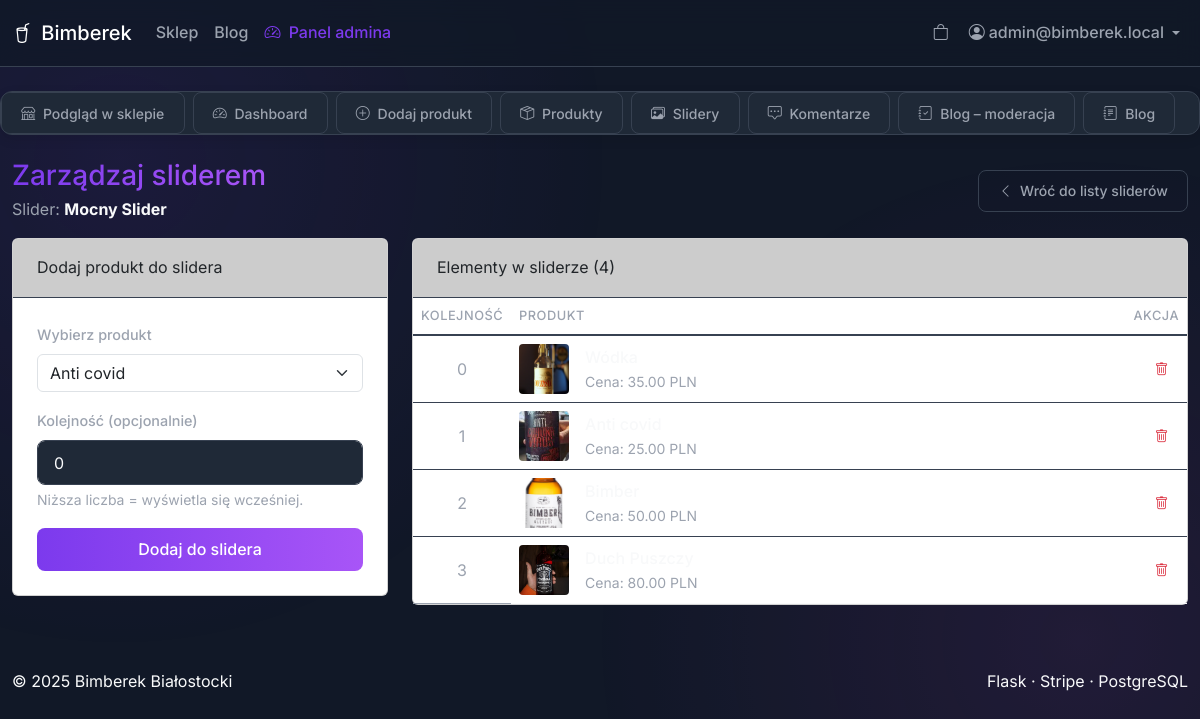
The page /admin/sliders/1 (signed in) on the database its author committed.
### app/models.py (models this page shows, shortened)
class User(db.Model, UserMixin):
    __tablename__ = "users"
    id = db.Column(db.Integer, primary_key=True)
    email = db.Column(db.String(120), unique=True, nullable=False)
    password_hash = db.Column(db.String(128), nullable=False)
    role = db.Column(db.String(20), default="user")  # user, moderator, admin
    google_id = db.Column(db.String(100), nullable=True)
    facebook_id = db.Column(db.String(100), nullable=True)
    theme_id = db.Column(db.Integer, db.ForeignKey("themes.id"), nullable=True)
    rank = db.Column(db.String(50), nullable=True)
    theme = db.relationship("Theme", back_populates="users")
    orders = db.relationship("Order", back_populates="user", lazy=True)

class Slider(db.Model):
    __tablename__ = "sliders"
    id = db.Column(db.Integer, primary_key=True)
    name = db.Column(db.String(100), nullable=False, unique=True)
    is_active = db.Column(db.Boolean, default=False)
    items = db.relationship(
        "SliderItem",
        back_populates="slider",
        lazy=True,
        cascade="all, delete-orphan",
        order_by="SliderItem.order_index.asc()",
    )

class SliderItem(db.Model):
    __tablename__ = "slider_items"
    id = db.Column(db.Integer, primary_key=True)
    slider_id = db.Column(db.Integer, db.ForeignKey("sliders.id"), nullable=False)
    product_id = db.Column(db.Integer, db.ForeignKey("products.id"), nullable=True)
    media_id = db.Column(db.Integer, db.ForeignKey("media.id"), nullable=True)
    order_index = db.Column(db.Integer, nullable=False, default=0)
    caption = db.Column(db.String(255), nullable=True)
    slider = db.relationship("Slider", back_populates="items")
    product = db.relationship("Product", back_populates="slider_items")
    media = db.relationship("Media", back_populates="slider_items")
    __table_args__ = (
        db.UniqueConstraint("slider_id", "order_index", name="uq_slider_order"),
    )

class Product(db.Model):
    __tablename__ = "products"
    id = db.Column(db.Integer, primary_key=True)
    name = db.Column(db.String(200), nullable=False)
    description_html = db.Column(db.Text, nullable=True)
    price = db.Column(db.Numeric(10, 2), nullable=False)
    category_id = db.Column(db.Integer, db.ForeignKey("categories.id"), nullable=True)
    image_filename = db.Column(db.String(200), nullable=True)
    stock = db.Column(db.Integer, nullable=False, default=0, server_default="0")
    category = db.relationship("Category", back_populates="products")
    comments = db.relationship("Comment", back_populates="product", lazy=True)
    slider_items = db.relationship("SliderItem", back_populates="product", lazy=True)

### app/admin/routes.py (the view, shortened to what this page needs)
@admin_bp.route("/sliders/<int:slider_id>", methods=["GET", "POST"])
@login_required
def slider_detail(slider_id: int):
    if not admin_required():
        flash("Brak uprawnień do panelu administratora.", "danger")
        return redirect(url_for("shop.index"))
    slider = Slider.query.get_or_404(slider_id)
    form = AddSliderItemForm() # Formularz z forms.py
    items_in_slider = slider.items
    return render_template(
        "admin/slider_detail.html",
        slider=slider,
        items_in_slider=items_in_slider,
        form=form
    )

### app/admin/forms.py
class AddSliderItemForm(FlaskForm):
    product_id = SelectField(
        "Wybierz produkt",
        coerce=int,
        validators=[DataRequired(message="Musisz wybrać produkt.")]
    )
    order_index = IntegerField(
        "Kolejność (opcjonalnie)",
        default=0,
        validators=[Optional(), NumberRange(min=0)]
    )
    submit = SubmitField("Dodaj do slidera")
    def __init__(self, *args, **kwargs):
        super().__init__(*args, **kwargs)
        try:
            from app.models import Product
            products = Product.query.order_by(Product.name).all()
            self.product_id.choices = [(p.id, p.name) for p in products]
        except Exception:
            self.product_id.choices = []

### app/admin/routes.py (called while the page is built)
def admin_required() -> bool:
    if not current_user.is_authenticated:
        return False
    if getattr(current_user, "is_admin", False):
        return True
    if getattr(current_user, "role", None) == "admin":
        return True
    return False

### app/admin/templates/admin/slider_detail.html (shortened to what this page needs)
{% extends "base.html" %}
{% block content %}
{% include "admin/_toolbar.html" %}
<div class="container my-4">
  <div class="d-flex justify-content-between align-items-center mb-3">
    <div>
      <h1 class="h3 mb-1">Zarządzaj sliderem</h1>
      <p class="muted mb-0">
        Slider: <strong class="text-light">{{ slider.name }}</strong>
      </p>
    </div>
    <a href="{{ url_for('admin.sliders') }}" class="btn btn-outline-light btn-sm">
      <i class="bi bi-chevron-left me-1"></i> Wróć do listy sliderów
    </a>
  </div>
  <div class="row g-4">
    <div class="col-lg-4">
      <div class="card">
        <div class="card-header">
          Dodaj produkt do slidera
        </div>
        <div class="card-body">
          <form method="POST" action="{{ url_for('admin.slider_detail', slider_id=slider.id) }}">
            <div class="mb-3">
              {{ form.product_id.label(class="form-label") }}
              {{ form.product_id(class="form-select" + (" is-invalid" if form.product_id.errors else "")) }}
            </div>
            <div class="mb-3">
              {{ form.order_index.label(class="form-label") }}
              {{ form.order_index(class="form-control" + (" is-invalid" if form.order_index.errors else "")) }}
              <div class="form-text muted">Niższa liczba = wyświetla się wcześniej.</div>
            </div>
            <div class="d-grid">
              {{ form.submit(class="btn btn-primary") }}
            </div>
          </form>
        </div>
      </div>
    </div>
    <div class="col-lg-8">
      <div class="card">
        <div class="card-header">
          Elementy w sliderze ({{ items_in_slider|length }})
        </div>
        <div class="card-body p-0">
          <table class="table table-hover mb-0 align-middle">
            <thead>
              <tr>
                <th style="width: 80px;">Kolejność</th>
                <th>Produkt</th>
                <th style="width: 100px;" class="text-end">Akcja</th>
              </tr>
            </thead>
            <tbody>
              {% for item in items_in_slider %}
              <tr>
                <td class="muted text-center">{{ item.order_index }}</td>
                <td>
                  <div class="d-flex align-items-center gap-3">
                    {% if item.product and item.product.image_filename %}
                      <img src="{{ url_for('static', filename='images/products/' ~ item.product.image_filename) }}" alt="" style="width: 50px; height: 50px; object-fit: cover; border-radius: 4px;">
                    {% else %}
                      <img src="https://placehold.co/50x50/020617/374151?text=?" alt="" style="width: 50px; height: 50px; object-fit: cover; border-radius: 4px;">
                    {% endif %}
                    <div>
                      <a href="{{ url_for('admin.product_detail', product_id=item.product_id) }}" class="text-light text-decoration-none">
                      </a>
                      <div class="small muted">
                        Cena: {{ "%.2f"|format(item.product.price) }} PLN
                      </div>
                    </div>
                  </div>
                </td>
                <td class="text-end">
                  <form action="{{ url_for('admin.remove_slider_item', item_id=item.id) }}" method="POST" onsubmit="return confirm('Usunąć ten produkt ze slidera?');">
                    <button type="submit" class="btn btn-sm btn-outline-danger">
                      <i class="bi bi-trash"></i>
                    </button>
                  </form>
                </td>
              </tr>
              {% else %}
              <tr>
                <td colspan="3" class="text-center py-4 muted">
                  Brak produktów w tym sliderze. Dodaj je po lewej.
                </td>
              </tr>
              {% endfor %}
            </tbody>
          </table>
        </div>
      </div>
    </div>
  </div>
</div>
{% endblock %}

### app/templates/base.html (shortened to what this page needs)
<!doctype html>
<html lang="pl">
<head>
  <link href="https://cdn.jsdelivr.net/npm/bootstrap@5.3.3/dist/css/bootstrap.min.css" rel="stylesheet">
  <link rel="stylesheet" href="https://cdn.jsdelivr.net/npm/bootstrap-icons@1.11.3/font/bootstrap-icons.css">
  <link rel="stylesheet" href="{{ url_for('static', filename='css/style.css') }}">
</head>
<body class="{% if request.endpoint and request.endpoint.startswith('admin.') %}admin-page{% endif %}">
<nav class="navbar navbar-expand-lg navbar-dark sticky-top">
  <div class="container">
    <a class="navbar-brand" href="{{ url_for('shop.index') }}">
      <i class="bi bi-cup-straw me-1"></i> Bimberek
    </a>
    <div class="collapse navbar-collapse" id="mainNav">
      <ul class="navbar-nav me-auto mb-2 mb-lg-0">
        <li class="nav-item">
          <a class="nav-link{% if request.endpoint and request.endpoint.startswith('shop.') %} active{% endif %}"
             href="{{ url_for('shop.index') }}">Sklep</a>
        </li>
        <li class="nav-item">
          <a class="nav-link{% if request.endpoint and request.endpoint.startswith('blog.') %} active{% endif %}"
             href="{{ url_for('blog.post_list') }}">Blog</a>
        </li>
        {% set is_admin = (current_user.is_authenticated and ((current_user.role == 'admin') if current_user.role is defined else false) or (current_user.is_admin if current_user.is_admin is defined else false)) %}
        {% if is_admin %}
        <li class="nav-item">
          <a class="nav-link{% if request.endpoint and request.endpoint.startswith('admin.') %} active{% endif %}"
             href="{{ url_for('admin.dashboard') }}">
            <i class="bi bi-speedometer2 me-1"></i> Panel admina
          </a>
        </li>
        {% endif %}
      </ul>
      <ul class="navbar-nav ms-auto mb-2 mb-lg-0 align-items-lg-center">
        <li class="nav-item me-1">
          <a class="nav-link" href="{{ url_for('shop.cart_view') }}" title="Koszyk">
            <i class="bi bi-bag"></i>
          </a>
        </li>
        {% if current_user.is_authenticated %}
          <li class="nav-item dropdown">
            <a class="nav-link dropdown-toggle d-flex align-items-center gap-1" href="#" role="button" data-bs-toggle="dropdown">
              <i class="bi bi-person-circle"></i>
              <span class="d-none d-lg-inline">{{ current_user.email }}</span>
            </a>
          </li>
        {% else %}
          <li class="nav-item">
            <a class="btn btn-sm btn-outline-light" href="{{ url_for('auth.login') }}">Zaloguj</a>
          </li>
        {% endif %}
      </ul>
    </div>
  </div>
</nav>
<main class="mt-4">
  {% block content %}{% endblock %}
</main>
<footer class="footer mt-5 py-3">
  <div class="container d-flex flex-wrap justify-content-between">
    <span>© {{ 2025 }} Bimberek Białostocki</span>
    <span>Flask · Stripe · PostgreSQL</span>
  </div>
</footer>
</body>
</html>

### app/static/css/style.css (style rules this page uses)
:root { --font-family-base: 'Inter', -apple-system, BlinkMacSystemFont, "Segoe UI", Roboto, "Helvetica Neue", Arial, sans-serif; --color-text: #f9fafb; --color-text-muted: #9ca3af; --color-primary: #7c3aed; --color-primary-hover: #6d28d9; --color-surface: #1f2937; --color-background: #111827; --color-border: #374151; --premium-gradient: linear-gradient(90deg, var(--color-primary), #a855f7); --border-radius: 0.5rem; --border-radius-lg: 0.75rem; --box-shadow: 0 4px 12px rgba(0, 0, 0, 0.1); --box-shadow-lg: 0 10px 25px rgba(0, 0, 0, 0.2); --premium-glow: 0 6px 20px rgba(124, 58, 237, 0.25); }
body { font-family: var(--font-family-base); background-color: var(--color-background); color: var(--color-text); line-height: 1.6; -webkit-font-smoothing: antialiased; -moz-osx-font-smoothing: grayscale; position: relative; }
body::before { content: ''; position: fixed; top: 0; left: 0; width: 100%; height: 100%; background: radial-gradient(circle at 10% 20%, rgba(124, 58, 237, 0.15), transparent 40%), radial-gradient(circle at 90% 80%, rgba(217, 70, 239, 0.12), transparent 40%); z-index: -1; opacity: 0.7; }
h1, h2 { background: var(--premium-gradient); -webkit-background-clip: text; -webkit-text-fill-color: transparent; background-clip: text; text-fill-color: transparent; font-weight: 700; }
a { color: var(--color-primary); text-decoration: none; font-weight: 500; }
.navbar { background: rgba(17, 24, 39, 0.75); backdrop-filter: blur(12px); -webkit-backdrop-filter: blur(12px); border-bottom: 1px solid var(--color-border); position: sticky !important; top: 0; z-index: 1000; padding-top: 0.75rem; padding-bottom: 0.75rem; }
.navbar .nav-link { color: var(--color-text-muted); font-weight: 500; }
.navbar .nav-link.active { color: var(--color-primary); }
.btn { border-radius: var(--border-radius); font-weight: 500; transition: all 0.2s ease; padding: 0.6rem 1.2rem; border: 1px solid transparent; }
.btn-primary { background: var(--premium-gradient); border: none; color: #fff; }
.btn-outline-light { border-color: var(--color-border); color: var(--color-text-muted); background: transparent; }
.form-control { border-radius: var(--border-radius); border: 1px solid var(--color-border); padding: 0.6rem 1rem; background-color: var(--color-surface); color: var(--color-text); }
.form-label { color: var(--color-text-muted); font-weight: 500; font-size: 0.9rem; }
.form-text, .text-muted, .small.text-muted { color: var(--color-text-muted) !important; }
.table thead th { color: var(--color-text-muted); font-weight: 500; font-size: 0.9rem; text-transform: uppercase; border-bottom-width: 2px; border-color: var(--color-border); }
.table tbody tr { border-bottom: 1px solid var(--color-border); }
.table tbody tr:last-child { border-bottom: none; }
.muted { color: var(--color-text-muted) !important; }
.admin-page .container { max-width: 1200px; }
.admin-page .card-header { background-color: rgba(0,0,0,0.2); padding: 1rem 1.5rem; border-bottom: 1px solid var(--color-border); }
.admin-page .card-body { padding: 1.5rem; }
.admin-page .table { --bs-table-color: var(--color-text); --bs-table-bg: transparent; --bs-table-border-color: var(--color-border); --bs-table-striped-bg: rgba(255, 255, 255, 0.02); --bs-table-striped-color: var(--color-text); --bs-table-hover-bg: rgba(255, 255, 255, 0.05); --bs-table-hover-color: var(--color-text); margin-bottom: 0; }
.admin-page .table thead th { color: var(--color-text-muted); font-weight: 500; font-size: 0.8rem; text-transform: uppercase; letter-spacing: 0.5px; }
.admin-page .table td { vertical-align: middle; }
.admin-page .table .btn-sm { font-size: 0.85rem; padding: 0.3rem 0.6rem; }

### rows shown on the page
User: email "admin@bimberek.local"
Slider: name "Mocny Slider"
SliderItem: order_index "0", image_filename (picture)
Product: product.price "35.00"
SliderItem: order_index "1", image_filename (picture)
Product: product.price "25.00"
SliderItem: order_index "2", image_filename (picture)
Product: product.price "50.00"
SliderItem: order_index "3", image_filename (picture)
Product: product.price "80.00"

### other values the page prints
{{ items_in_slider|length }} "4"
{{ 2025 }} "2025"
